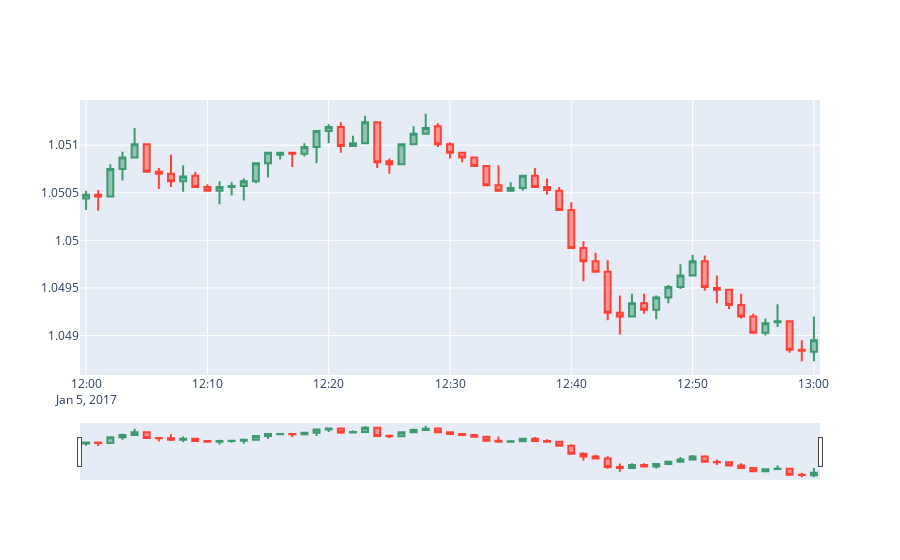

The notebook cell this image was saved under:
### Code cell
df = data.copy()
df = df[(df.ts >= '2017-01-05 12:00:00') & (df.ts <= '2017-01-05 13:00:00')]
df['unixtime'] = df.ts.astype(np.int64)

fig = go.Figure(data  = [go.Candlestick(
            x=df['ts'],
            open  = df['open'],
            high  = df['high'],
            low   = df['low'],
            close = df['close']
        )])

fig.show()

df.head()
